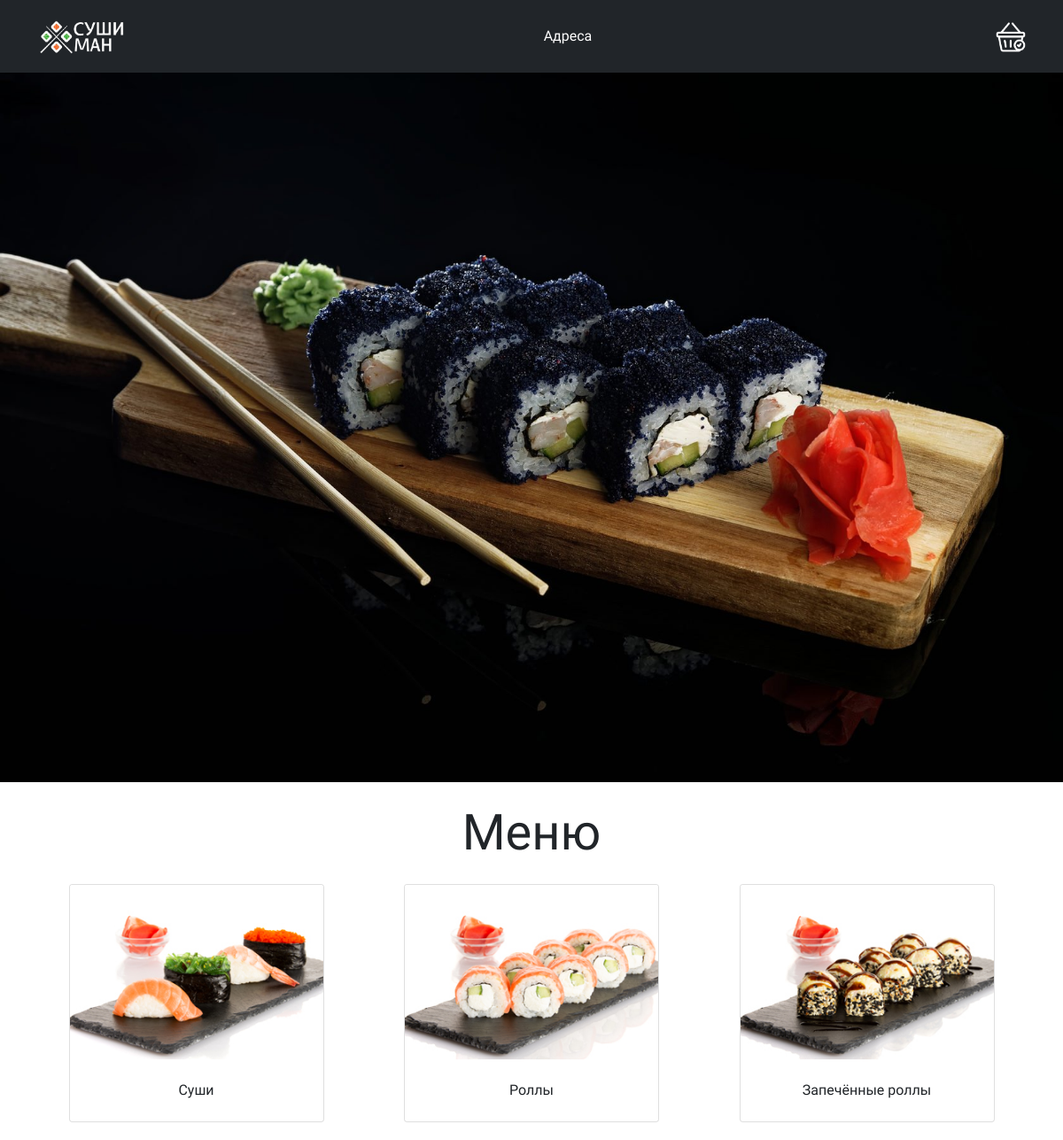
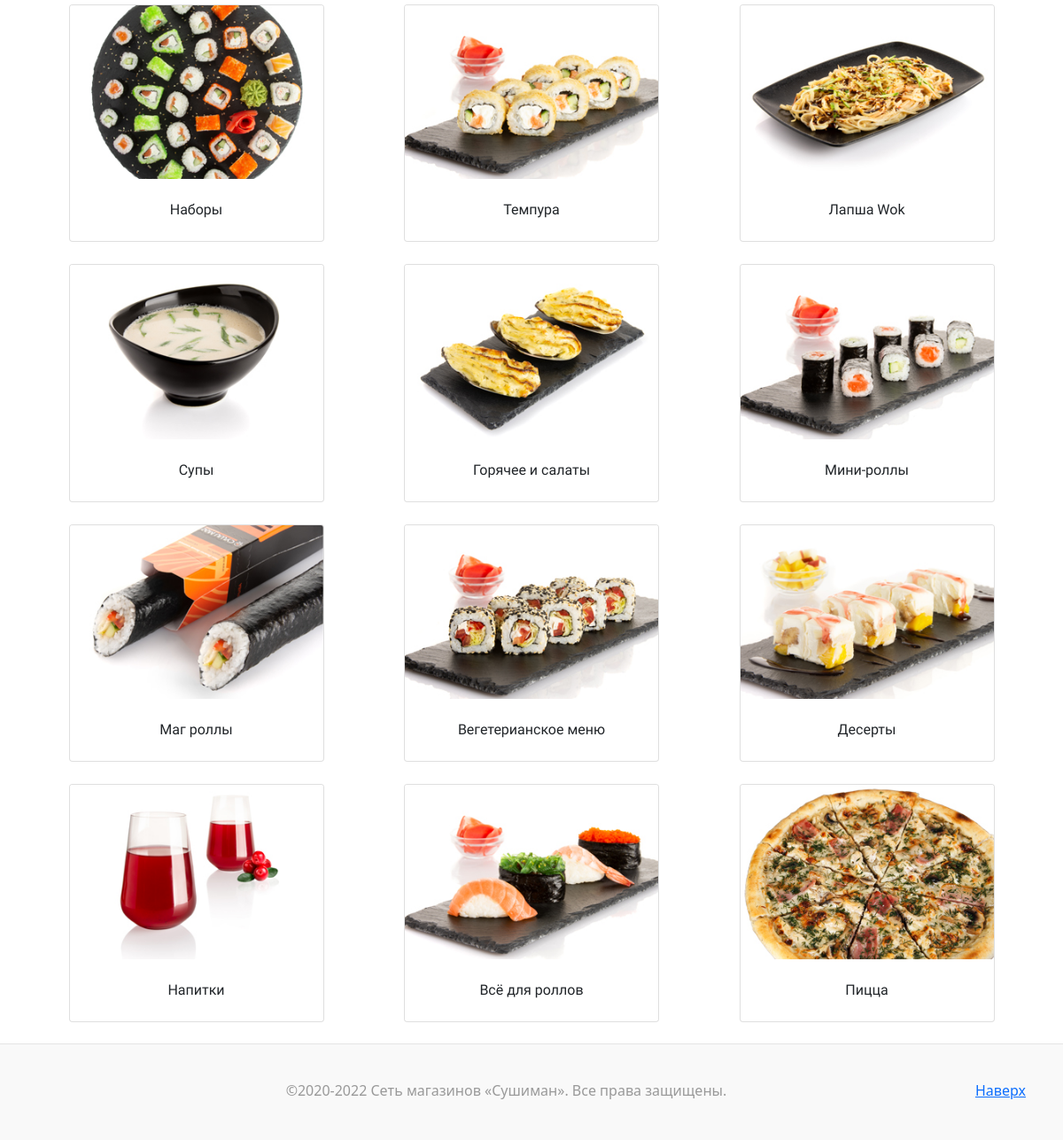
The page / on the database its author committed (2 pictures, top to bottom).
### main/models.py (models this page shows, shortened)
class Category(models.Model):
    slug = models.SlugField(
        verbose_name="Ссылка категории",
        max_length=100,
        null=False,
        blank=False,
        allow_unicode=True,
    )
    name = models.CharField(
        verbose_name="Название категории",
        max_length=100,
        null=False,
        blank=False,
    )
    image = models.ImageField(
        upload_to='static/images/caterories',
        null=True,
    )
    class Meta:
        verbose_name = "Категория товаров"
        verbose_name_plural = "Категории товаров"

### main/views.py (the view)
# urls.py: path('', views.index),
def index(request):
    c = base_context(request)
    c["page_header"] = "Меню"
    c["categories"] = Category.objects.all()
    return render(request, 'pages/index.html', c)

### main/views.py (called while the page is built)
def base_context(request):
    context = dict()
    context['user'] = request.user
    context["site_name"] = "Sushiman"  # Строка перед | в title страницы
    context["page_name"] = "Главная"  # Строка после |
    context["page_header"] = ""  # Название страницы в display-3 стиле
    return context

### main/templates/pages/index.html (shortened to what this page needs)
{% extends 'base.html' %}
{% load static %}
{% block content %}
{% include 'banner.html' %}
<div class="content text-center">
  <p class="display-4 my-4">{{ page_header }}</p>
</div>
<div class="container-fluid d-flex flex-row flex-wrap justify-content-evenly">
  {% for category in categories %}
  <div class="enlarge card text-center" style="width: 18rem;" data-aos="zoom-in">
    <img class="card-img-top" src="{{ category.image.url }}" alt="{{ category.name }}" style="max-width: 500px; max-height: 500px; object-fit: cover;">
    <div class="card-body">
      <a class="btn btn-transparent stretched-link" href="{% url 'main_category' category.slug %}">{{ category.name }}</a>
    </div>
  </div>
  {% endfor %}
</div>
{% endblock content %}

### static/css/base.css (style rules this page uses)
.card { font-family: 'Oswald', sans-serif !important; }
.container-fluid { gap: 25px; }
.display-4 { font-family: 'Oswald', sans-serif !important; }

### rows shown on the page
Category: image (picture), name "Суши"
Category: image (picture), name "Роллы"
Category: image (picture), name "Запечённые роллы"
Category: image (picture), name "Наборы"
Category: image (picture), name "Темпура"
Category: image (picture), name "Лапша Wok"
Category: image (picture), name "Супы"
Category: image (picture), name "Горячее и салаты"
Category: image (picture), name "Мини-роллы"
Category: image (picture), name "Маг роллы"
Category: image (picture), name "Вегетерианское меню"
Category: image (picture), name "Десерты"
Category: image (picture), name "Напитки"
Category: image (picture), name "Всё для роллов"
Category: image (picture), name "Пицца"

### other values the page prints
{{ page_header }} "Меню"
